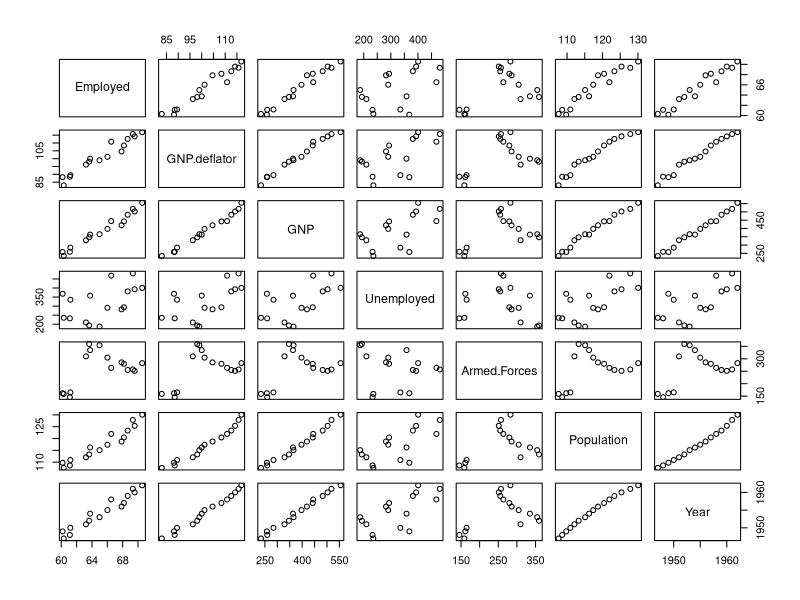
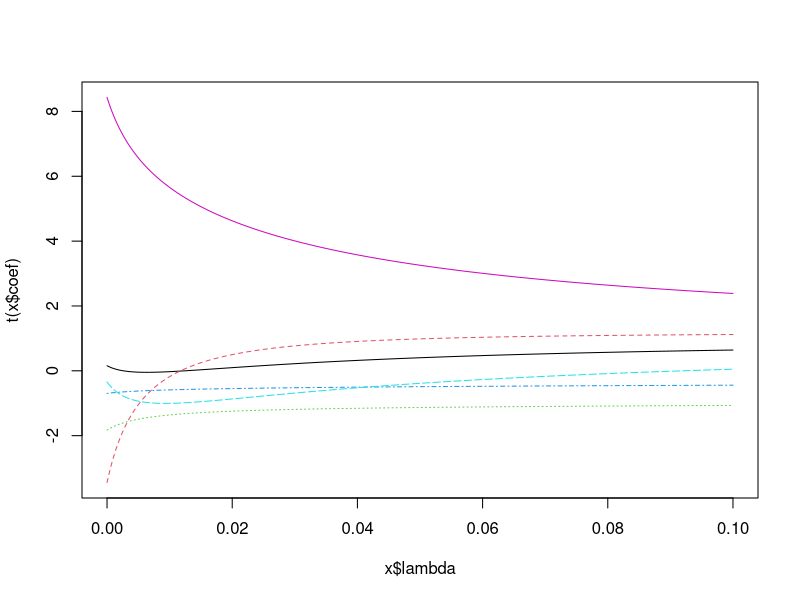

Reproduce these figures in R, in order.
## ---- chunk 1
knitr::opts_chunk$set(echo = TRUE)
## ---- chunk 2
library(MASS)
data("longley")
## ---- chunk 3
pairs(Employed ~ ., data=longley)
## ---- chunk 4
cor(longley)
## ---- chunk 5
longley.lm= lm(Employed ~ ., data=longley)
summary(longley.lm)
## ---- chunk 6
summary(lm(Employed ~ scale(longley[,-7]), data=longley))
## ---- chunk 7
plot(lm.ridge(Employed ~ ., data=longley, lambda=seq(0, 0.1, 0.0001)) )
## ---- chunk 8
select(lm.ridge(Employed ~ ., data=longley, 
                lambda=seq(0, 0.1, 0.0001)))
## ---- chunk 9
longley.RReg = lm.ridge(Employed ~ ., data=longley, lambda=.0028)
coef(longley.RReg)
## ---- chunk 10

fit = lm.ridge(Employed ~ ., data=longley, lambda=seq(0, 0.1, 0.0001))
best.lambda = as.numeric(names(which.min(fit$GCV)))
coef(fit)[which.min(fit$GCV),]
